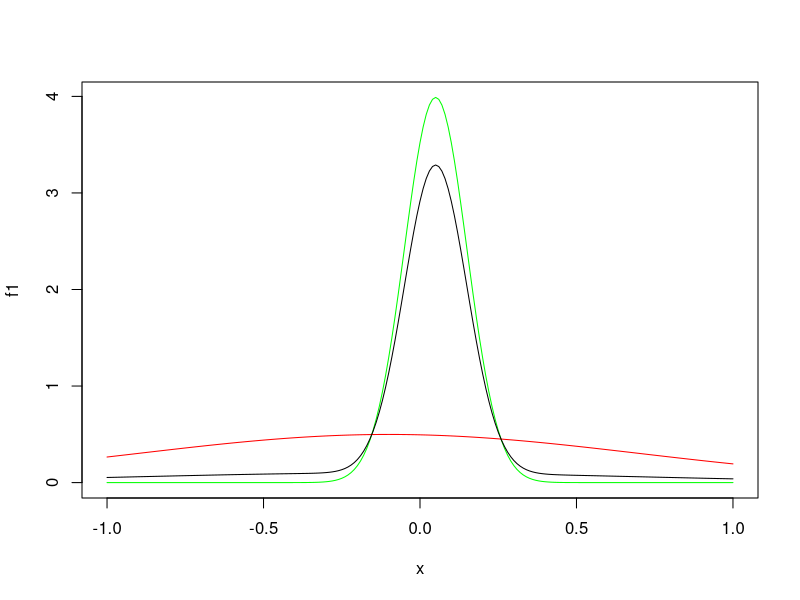

R code for this plot:
mu1 = 0.05; sigma1 = 0.1
mu2 = -0.10; sigma2 = 0.8
pi = 0.8
x = seq(-1, 1, by=0.01)
f1 = dnorm(x, mu1, sigma1)
f2 = dnorm(x, mu2, sigma2)
fmelange = pi * f1 + (1-pi) * f2
plot(x, f1, col='green', 'l')
lines(x, f2, col='red')
lines(x, fmelange, col='black')
